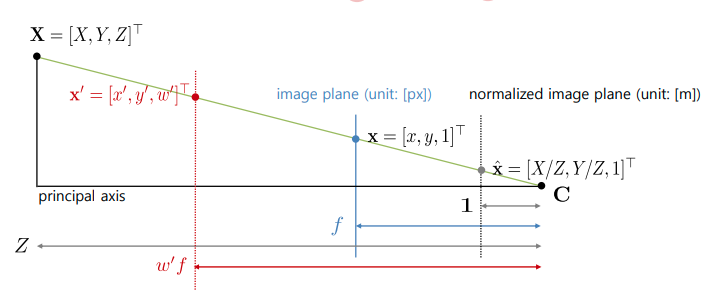
//> input picture src/camera_model/normalized_plane.png, 714 x 298 px
$ ./floodfill ../camera_model/normalized_plane.png   (built with g++ and OpenCV 4)
//> lines starting //> are read from the running program, lines starting //| are printed output that depends on the picture; after the words box and inside, x2 and y2 are one past the last pixel; in counts of white or black regions, pixels touching at a corner belong together
#include "opencv2/imgproc.hpp"
#include "opencv2/imgcodecs.hpp"
#include "opencv2/videoio.hpp"
#include "opencv2/highgui.hpp"

#include <iostream>

using namespace cv;
using namespace std;

static void help(char** argv)
{
    cout << "\nThis program demonstrated the floodFill() function\n"
            "Call:\n"
        <<  argv[0]
        <<  " [image_name -- Default: fruits.jpg]\n" << endl;

    cout << "Hot keys: \n"
            "\tESC - quit the program\n"
            "\tc - switch color/grayscale mode\n"
            "\tm - switch mask mode\n"
            "\tr - restore the original image\n"
            "\ts - use null-range floodfill\n"
            "\tf - use gradient floodfill with fixed(absolute) range\n"
            "\tg - use gradient floodfill with floating(relative) range\n"
            "\t4 - use 4-connectivity mode\n"
            "\t8 - use 8-connectivity mode\n" << endl;
}

Mat image0, image, gray, mask;
int ffillMode = 1;
int loDiff = 20, upDiff = 20;
int connectivity = 4;
int isColor = true;
bool useMask = false;
int newMaskVal = 255;

static void onMouse( int event, int x, int y, int, void* )
{
    if( event != EVENT_LBUTTONDOWN )
        return;

    Point seed = Point(x,y);
    int lo = ffillMode == 0 ? 0 : loDiff;
    int up = ffillMode == 0 ? 0 : upDiff;
    int flags = connectivity + (newMaskVal << 8) +
                (ffillMode == 1 ? FLOODFILL_FIXED_RANGE : 0);
    int b = (unsigned)theRNG() & 255;
    int g = (unsigned)theRNG() & 255;
    int r = (unsigned)theRNG() & 255;
    Rect ccomp;

    Scalar newVal = isColor ? Scalar(b, g, r) : Scalar(r*0.299 + g*0.587 + b*0.114);
    Mat dst = isColor ? image : gray;
    int area;

    if( useMask )
    {
        threshold(mask, mask, 1, 128, THRESH_BINARY);
        area = floodFill(dst, mask, seed, newVal, &ccomp, Scalar(lo, lo, lo),
                  Scalar(up, up, up), flags);
        imshow( "mask", mask );
    }
    else
    {
        area = floodFill(dst, seed, newVal, &ccomp, Scalar(lo, lo, lo),
                  Scalar(up, up, up), flags);
    }

    imshow("image", dst);
    cout << area << " pixels were repainted\n";
}


int main( int argc, char** argv )
{
    cv::CommandLineParser parser (argc, argv,
        "{help h | | show help message}{@image|fruits.jpg| input image}"
    );
    if (parser.has("help"))
    {
        parser.printMessage();
        return 0;
    }
    string filename = parser.get<string>("@image");
    image0 = imread(samples::findFile(filename), 1);
//> image0 is the input picture: 298 rows x 714 cols, CV_8UC3; mean B, G, R 249.4, 249.3, 249.9

    if( image0.empty() )
    {
        cout << "Image empty\n";
        parser.printMessage();
        return 0;
    }
    help(argv);
    image0.copyTo(image);
    cvtColor(image0, gray, COLOR_BGR2GRAY);
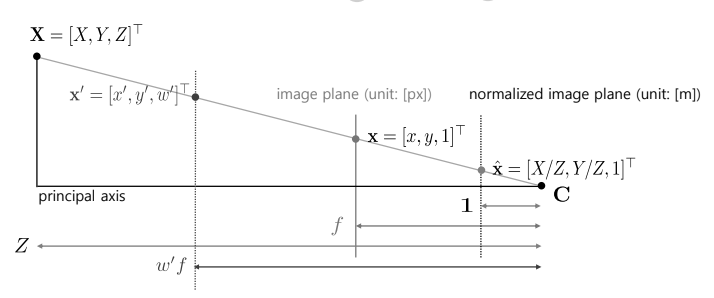
//> gray: 298 rows x 714 cols, CV_8UC1; min 0, max 255, mean 249.5
    mask.create(image0.rows+2, image0.cols+2, CV_8UC1);

    namedWindow( "image", 0 );
    createTrackbar( "lo_diff", "image", &loDiff, 255, 0 );
    createTrackbar( "up_diff", "image", &upDiff, 255, 0 );

    setMouseCallback( "image", onMouse, 0 );

    for(;;)
    {
        imshow("image", isColor ? image : gray);

        char c = (char)waitKey(0);
//> the left mouse button is pressed and released at (178, 74)
//> in onMouse, `area = floodFill(dst, seed, newVal, &ccomp, Scalar(lo, lo, lo), Scalar..`:
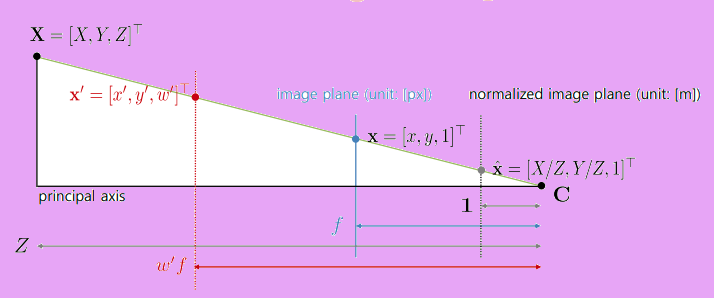
//> dst: 298 rows x 714 cols, CV_8UC3; mean B, G, R 242.1, 176.9, 230.6
//> in onMouse, `area = floodFill(dst, seed, newVal, &ccomp, Scalar(lo, lo, lo), Scalar..`: area = 171218; ccomp = Rect(0, 0, 714, 298)
//| 171218 pixels were repainted
//> the left mouse button is pressed and released at (535, 74)
//> call 3 of onMouse, with event = 1, x = 535, y = 74
//> in onMouse (call 3), `area = floodFill(dst, seed, newVal, &ccomp, Scalar(lo, lo, lo), Scalar..`:
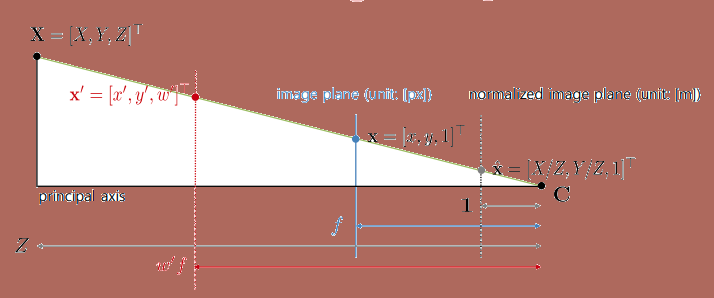
//> dst: 298 rows x 714 cols, CV_8UC3; mean B, G, R 119, 128.7, 184.7
//| 171218 pixels were repainted
//> the left mouse button is pressed and released at (535, 223)
//> in onMouse (call 5), `area = floodFill(dst, seed, newVal, &ccomp, Scalar(lo, lo, lo), Scalar..`: dst: 298 rows x 714 cols, CV_8UC3; 1 pixels changed, all inside (x1, y1, x2, y2) = (535, 223, 536, 224)
//| 1 pixels were repainted
//> the left mouse button is pressed and released at (178, 223)
//> in onMouse (call 7), `area = floodFill(dst, seed, newVal, &ccomp, Scalar(lo, lo, lo), Scalar..`:
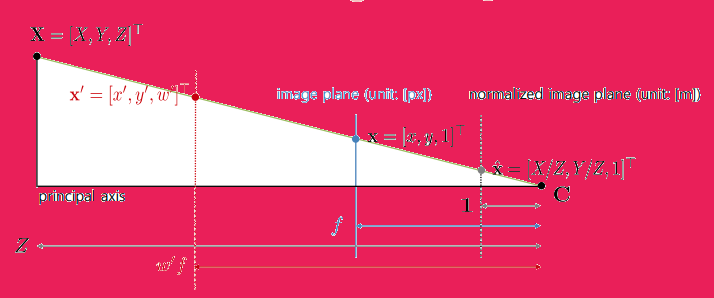
//> dst: 298 rows x 714 cols, CV_8UC3; mean B, G, R 115.8, 69.1, 233
//> in onMouse (call 7), `area = floodFill(dst, seed, newVal, &ccomp, Scalar(lo, lo, lo), Scalar..`: area = 171225; ccomp = Rect(0, 0, 714, 298)
//| 171225 pixels were repainted
//> the Esc key is pressed
        if( c == 27 )
        {
            cout << "Exiting ...\n";
            break;
        }
        switch( c )
        {
        case 'c':
            if( isColor )
            {
                cout << "Grayscale mode is set\n";
                cvtColor(image0, gray, COLOR_BGR2GRAY);
                mask = Scalar::all(0);
                isColor = false;
            }
            else
            {
                cout << "Color mode is set\n";
                image0.copyTo(image);
                mask = Scalar::all(0);
                isColor = true;
            }
            break;
        case 'm':
            if( useMask )
            {
                destroyWindow( "mask" );
                useMask = false;
            }
            else
            {
                namedWindow( "mask", 0 );
                mask = Scalar::all(0);
                imshow("mask", mask);
                useMask = true;
            }
            break;
        case 'r':
            cout << "Original image is restored\n";
            image0.copyTo(image);
            cvtColor(image, gray, COLOR_BGR2GRAY);
            mask = Scalar::all(0);
            break;
        case 's':
            cout << "Simple floodfill mode is set\n";
            ffillMode = 0;
            break;
        case 'f':
            cout << "Fixed Range floodfill mode is set\n";
            ffillMode = 1;
            break;
        case 'g':
            cout << "Gradient (floating range) floodfill mode is set\n";
            ffillMode = 2;
            break;
        case '4':
            cout << "4-connectivity mode is set\n";
            connectivity = 4;
            break;
        case '8':
            cout << "8-connectivity mode is set\n";
            connectivity = 8;
            break;
        }
    }

    return 0;
}
